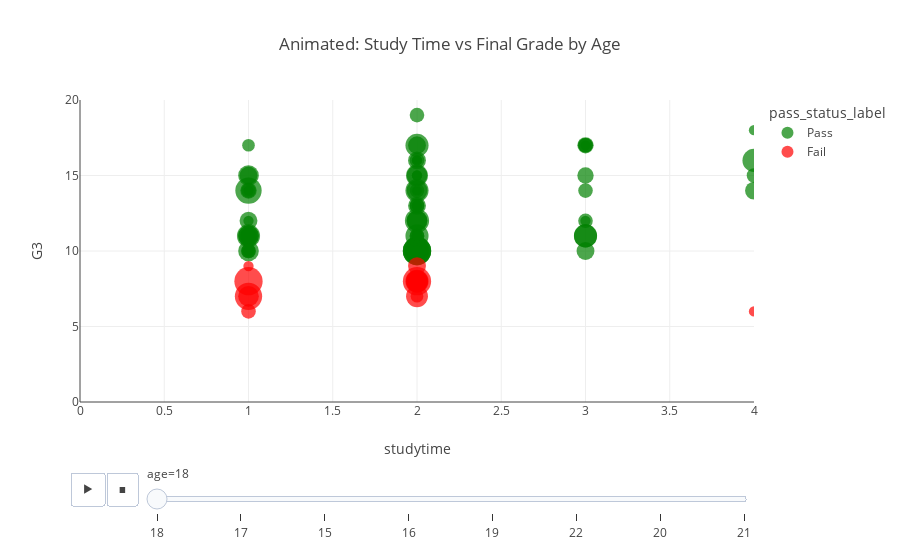

The code cell stored with this chart in its notebook:
### Code cell
# Map binary to descriptive labels
df["pass_status_label"] = df["pass_binary"].map({0: "Fail", 1: "Pass"})

fig = px.scatter(
    df,
    x="studytime",
    y="G3",
    animation_frame="age",
    color="pass_status_label",
    size="absences",
    hover_name="risk_category",
    range_x=[0, 4],
    range_y=[0, 20],
    title="Animated: Study Time vs Final Grade by Age",
    color_discrete_map={"Fail": "red", "Pass": "green"},
)

fig.show()

### Figure 1 — Plotly figure (JSON) as saved in the notebook; plotly's stock layout.template omitted (floating-point values rounded to 4 significant figures)
{"data": [{"hovertemplate": "<b>%{hovertext}</b><br><br>pass_status_label=Pass<br>age=18<br>studytime=%{x}<br>G3=%{y}<br>absences=%{marker.size}<extra></extra>", "hovertext": ["Medium_Risk", "Medium_Risk", "Medium_Risk", "Medium_Risk", "Medium_Risk", "Medium_Risk", "Medium_Risk", "Medium_Risk", "Medium_Risk", "Medium_Risk", "Medium_Risk", "Medium_Risk", "Medium_Risk", "Medium_Risk", "Low_Risk", "Medium_Risk", "Low_Risk", "Low_Risk", "Medium_Risk", "Medium_Risk", "Medium_Risk", "Low_Risk", "Medium_Risk", "Low_Risk", "Medium_Risk", "Low_Risk", "Medium_Risk", "Low_Risk", "Medium_Risk", "Medium_Risk", "Medium_Risk", "Medium_Risk", "Medium_Risk", "Low_Risk", "Medium_Risk", "Low_Risk", "Low_Risk", "Low_Risk", "Low_Risk", "Low_Risk", "Low_Risk", "Low_Risk", "Low_Risk", "Low_Risk", "Low_Risk", "Medium_Risk", "Low_Risk", "Low_Risk", "Low_Risk", "Low_Risk", "Medium_Risk", "Low_Risk", "Medium_Risk", "Medium_Risk", "Low_Risk", "Medium_Risk", "Medium_Risk", "Medium_Risk", "Low_Risk", "Medium_Risk", "Medium_Risk", "Low_Risk", "Low_Risk", "Medium_Risk", "Low_Risk", "Low_Risk", "Low_Risk", "Low_Risk", "Low_Risk", "Medium_Risk", "Low_Risk", "Low_Risk", "Low_Risk", "Low_Risk", "Low_Risk", "Medium_Risk", "Medium_Risk", "Medium_Risk", "Medium_Risk", "Medium_Risk", "Medium_Risk", "Medium_Risk", "Medium_Risk", "Medium_Risk", "Low_Risk", "Low_Risk", "Low_Risk", "Low_Risk", "Medium_Risk", "Low_Risk", "Medium_Risk", "Medium_Risk", "Medium_Risk", "Medium_Risk", "Medium_Risk", "Low_Risk", "Medium_Risk", "Low_Risk", "Low_Risk", "Low_Risk", "Medium_Risk", "Low_Risk", "Medium_Risk", "Medium_Risk", "Low_Risk", "Medium_Risk", "Low_Risk", "Low_Risk", "Low_Risk", "Low_Risk", "Medium_Risk", "Low_Risk", "Medium_Risk"], "legendgroup": "Pass", "marker": {"color": "green", "size": [4, 2, 10, 6, 10, 10, 9, 2, 15, 15, 10, 8, 2, 4, 4, 4, 2, 2, 2, 2, 0, 6, 8, 4, 12, 10, 2, 8, 15, 6, 2, 0, 10, 2, 0, 10, 0, 0, 0, 2, 0, 0, 0, 0, 0, 2, 2, 2, 8, 8, 0, 4, 2, 2, 0, 0, 0, 2, 6, 8, 0, 6, 4, 0, 6, 0, 4, 4, 0, 11, 9, 0, 5, 13, 10, 4, 6, 0, 4, 8, 0, 6, 8, 8, 2, 0, 0, 3, 8, 5, 4, 0, 2, 2, 0, 5, 0, 2, 0, 0, 6, 0, 0, 3, 0, 4, 1, 1, 4, 0, 4, 4, 4], "sizemode": "area", "sizeref": 0.0375, "symbol": "circle"}, "mode": "markers", "name": "Pass", "orientation": "v", "showlegend": true, "type": "scatter", "x": [2, 1, 3, 1, 2, 2, 2, 2, 2, 2, 3, 2, 2, 2, 3, 2, 2, 2, 2, 3, 3, 2, 2, 2, 2, 4, 2, 2, 2, 1, 2, 1, 1, 4, 2, 2, 3, 3, 2, 2, 3, 2, 4, 1, 2, 2, 2, 3, 1, 2, 2, 1, 1, 1, 3, 3, 4, 2, 1, 2, 2, 4, 4, 2, 2, 3, 3, 3, 3, 2, 2, 2, 3, 1, 2, 2, 3, 1, 1, 2, 1, 2, 1, 1, 2, 2, 2, 1, 1, 1, 2, 3, 2, 2, 2, 3, 2, 1, 3, 2, 2, 3, 1, 1, 3, 3, 2, 2, 2, 3, 1, 2, 1], "xaxis": "x", "y": [11, 12, 11, 11, 11, 10, 10, 11, 10, 10, 11, 10, 13, 11, 14, 13, 16, 15, 11, 12, 13, 16, 12, 14, 10, 16, 13, 15, 10, 12, 13, 10, 11, 18, 13, 14, 18, 15, 17, 16, 15, 14, 17, 17, 15, 11, 15, 17, 15, 14, 13, 14, 11, 10, 14, 13, 12, 10, 15, 12, 12, 14, 15, 13, 17, 14, 17, 17, 14, 12, 15, 17, 17, 14, 17, 13, 10, 10, 10, 10, 13, 10, 10, 11, 14, 14, 18, 17, 11, 14, 10, 13, 10, 11, 12, 15, 10, 14, 18, 15, 13, 16, 10, 10, 17, 12, 14, 16, 19, 15, 10, 16, 11], "yaxis": "y"}, {"hovertemplate": "<b>%{hovertext}</b><br><br>pass_status_label=Fail<br>age=18<br>studytime=%{x}<br>G3=%{y}<br>absences=%{marker.size}<extra></extra>", "hovertext": ["High_Risk", "High_Risk", "High_Risk", "High_Risk", "High_Risk", "High_Risk", "High_Risk", "High_Risk", "High_Risk", "High_Risk", "High_Risk", "High_Risk", "High_Risk", "High_Risk", "High_Risk", "High_Risk", "High_Risk", "High_Risk", "High_Risk", "High_Risk", "High_Risk", "High_Risk", "High_Risk", "High_Risk", "High_Risk", "High_Risk", "High_Risk"], "legendgroup": "Fail", "marker": {"color": "red", "size": [10, 0, 4, 14, 15, 15, 8, 4, 9, 9, 8, 2, 2, 0, 9, 0, 2, 0, 3, 3, 0, 0, 0, 0, 0, 0, 6], "sizemode": "area", "sizeref": 0.0375, "symbol": "circle"}, "mode": "markers", "name": "Fail", "orientation": "v", "showlegend": true, "type": "scatter", "x": [2, 1, 2, 1, 1, 2, 1, 1, 2, 2, 2, 4, 1, 1, 2, 1, 2, 1, 2, 2, 2, 2, 2, 2, 1, 1, 2], "xaxis": "x", "y": [8, 0, 8, 7, 8, 8, 7, 6, 8, 7, 8, 6, 9, 0, 8, 9, 8, 0, 8, 7, 0, 0, 9, 0, 0, 0, 9], "yaxis": "y"}], "layout": {"legend": {"itemsizing": "constant", "title": {"text": "pass_status_label"}, "tracegroupgap": 0}, "sliders": [{"active": 0, "currentvalue": {"prefix": "age="}, "len": 0.9, "pad": {"b": 10, "t": 60}, "steps": [{"args": [["18"], {"frame": {"duration": 0, "redraw": false}, "fromcurrent": true, "mode": "immediate", "transition": {"duration": 0, "easing": "linear"}}], "label": "18", "method": "animate"}, {"args": [["17"], {"frame": {"duration": 0, "redraw": false}, "fromcurrent": true, "mode": "immediate", "transition": {"duration": 0, "easing": "linear"}}], "label": "17", "method": "animate"}, {"args": [["15"], {"frame": {"duration": 0, "redraw": false}, "fromcurrent": true, "mode": "immediate", "transition": {"duration": 0, "easing": "linear"}}], "label": "15", "method": "animate"}, {"args": [["16"], {"frame": {"duration": 0, "redraw": false}, "fromcurrent": true, "mode": "immediate", "transition": {"duration": 0, "easing": "linear"}}], "label": "16", "method": "animate"}, {"args": [["19"], {"frame": {"duration": 0, "redraw": false}, "fromcurrent": true, "mode": "immediate", "transition": {"duration": 0, "easing": "linear"}}], "label": "19", "method": "animate"}, {"args": [["22"], {"frame": {"duration": 0, "redraw": false}, "fromcurrent": true, "mode": "immediate", "transition": {"duration": 0, "easing": "linear"}}], "label": "22", "method": "animate"}, {"args": [["20"], {"frame": {"duration": 0, "redraw": false}, "fromcurrent": true, "mode": "immediate", "transition": {"duration": 0, "easing": "linear"}}], "label": "20", "method": "animate"}, {"args": [["21"], {"frame": {"duration": 0, "redraw": false}, "fromcurrent": true, "mode": "immediate", "transition": {"duration": 0, "easing": "linear"}}], "label": "21", "method": "animate"}], "x": 0.1, "xanchor": "left", "y": 0, "yanchor": "top"}], "title": {"text": "Animated: Study Time vs Final Grade by Age"}, "updatemenus": [{"buttons": [{"args": [null, {"frame": {"duration": 500, "redraw": false}, "fromcurrent": true, "mode": "immediate", "transition": {"duration": 500, "easing": "linear"}}], "label": "&#9654;", "method": "animate"}, {"args": [[null], {"frame": {"duration": 0, "redraw": false}, "fromcurrent": true, "mode": "immediate", "transition": {"duration": 0, "easing": "linear"}}], "label": "&#9724;", "method": "animate"}], "direction": "left", "pad": {"r": 10, "t": 70}, "showactive": false, "type": "buttons", "x": 0.1, "xanchor": "right", "y": 0, "yanchor": "top"}], "xaxis": {"anchor": "y", "domain": [0, 1], "range": [0, 4], "title": {"text": "studytime"}}, "yaxis": {"anchor": "x", "domain": [0, 1], "range": [0, 20], "title": {"text": "G3"}}}}
